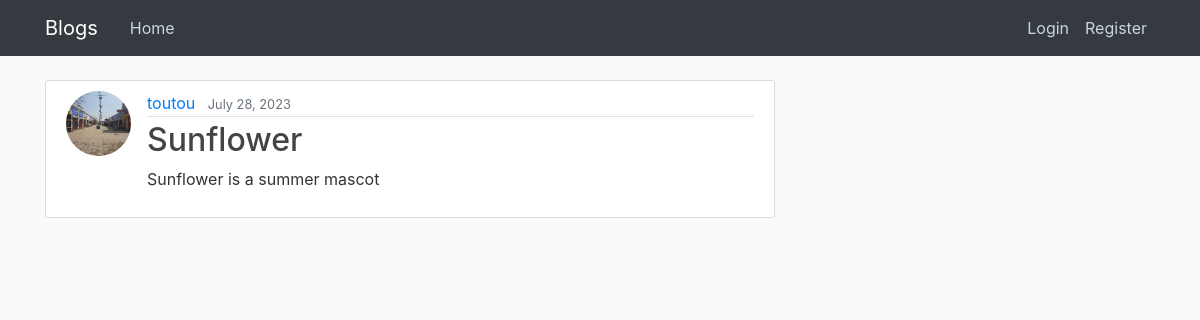
/post/6, run on the app's committed database.
### blog/models.py (models this page shows, shortened)
class Post(models.Model):
    title = models.CharField(max_length=100)
    content = models.TextField()
    date_posted = models.DateTimeField(default=timezone.now)
    author = models.ForeignKey(User, on_delete=models.CASCADE)

### users/models.py (models this page shows, shortened)
class Profile(models.Model):
    user = models.OneToOneField(User, on_delete=models.CASCADE)
    image = models.ImageField(default='default.jpg', upload_to="profile_pics")

### blog/views.py (the view)
# urls.py: path('post/<int:pk>', PostDetailView.as_view(), name='post-detail'),
class PostDetailView(DetailView):
    model = Post
    template_name = 'blog/post_detail.html'

### blog/templates/blog/post_detail.html (shortened to what this page needs)
{%extends "blog/base.html"%} {% block content %}
<article class="media content-section">
  <img
    src="{{object.author.profile.image.url}}"
    class="rounded-circle article article-img"
  />
  <div class="media-body">
    <div class="article-metadata">
      <a class="mr-2" href="{% url 'user-post' post.author.username %}">{{ object.author }}</a>
      <small class="text-muted">{{ object.date_posted|date:"F d, Y"}}</small>
    </div>
    <h2 class="article-title">{{ object.title }}</h2>
    <p class="article-content">{{ object.content }}</p>
  </div>
</article>
{% endblock %}

### blog/static/blog/main.css (style rules this page uses)
body { background: #fafafa; color: #333333; margin-top: 5rem; }
h1, h2, h3, h4, h5, h6 { color: #444444; }
.content-section { background: #ffffff; padding: 10px 20px; border: 1px solid #dddddd; border-radius: 3px; margin-bottom: 20px; }
.article-title { color: #444444; }
.article-content { white-space: pre-line; }
.article-img { height: 65px; width: 65px; margin-right: 16px; }
.article-metadata { padding-bottom: 1px; margin-bottom: 4px; border-bottom: 1px solid #e3e3e3; }

### data on the page
Post: author.profile.image (picture), author "toutou", date_posted "July 28, 2023", title "Sunflower", content "Sunflower is a summer mascot"
